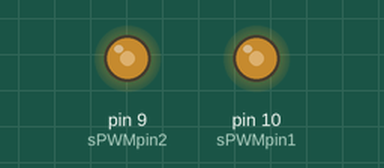
This sketch was run on a simulated Arduino Uno, built with avr-gcc and run on an emulated ATmega328P. On the bench: output pins drawn as LEDs (lit = HIGH).

Above: at 0.1 s.
Timing chart, 0 to 1.6 s (numbered marks = the images above):
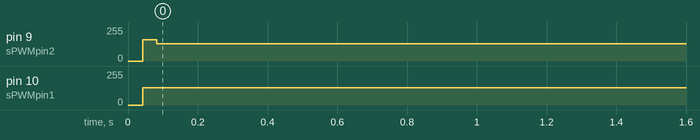

Measured:
- by itself, pin 9 (sPWMpin2), pin 10 (sPWMpin1): 0/255 → 128/255 at 0.04 s

The sketch:

spm.ino
```cpp
const int SpwmArry[] = {500,500,750,500,1250,500,2000,500,1250,500,750,500,500}; // Array of SPWM values.
const int SpwmArryValues = 13; //Put length of an Array depends on SpwmArray numbers.
// Declare the output pins and choose PWM pins only
const int sPWMpin1 = 10;
const int sPWMpin2 = 9;
// enabling bool status of Spwm pins
bool sPWMpin1Status = true;
bool sPWMpin2Status = true;

void setup()
{
 pinMode(sPWMpin1, OUTPUT);
 pinMode(sPWMpin2, OUTPUT);
}

void loop()
{
 // Loop for Spwm pin 1
 for(int i(0); i != SpwmArryValues; i++)
 {
  if(sPWMpin1Status)
  {
   digitalWrite(sPWMpin1, HIGH);
   delayMicroseconds(SpwmArry[i]);
   sPWMpin1Status = false;
  }
  else
  {
   digitalWrite(sPWMpin1, LOW);
   delayMicroseconds(SpwmArry[i]);
   sPWMpin1Status = true;
  }
 }

 // Loop for Spwm pin 2
 for(int i(0); i != SpwmArryValues; i++)
 {
  if(sPWMpin2Status)
  {
   digitalWrite(sPWMpin2, HIGH);
   delayMicroseconds(SpwmArry[i]);
   sPWMpin2Status = false;
  }
  else
  {
   digitalWrite(sPWMpin2, LOW);
   delayMicroseconds(SpwmArry[i]);
   sPWMpin2Status = true;
  }
 }
}
```
